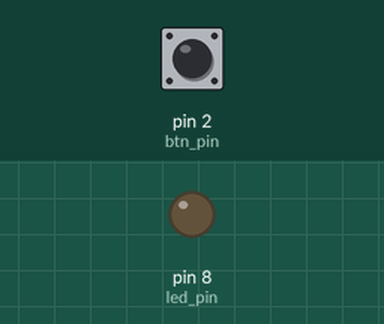
This sketch was run on a simulated Arduino Uno, built with avr-gcc and run on an emulated ATmega328P. Shown: output pins drawn as LEDs (lit = HIGH). Inputs (shaded band) come from the test bench; at power-on: pin 2 (btn_pin) HIGH.

Above: at 1.2 s.
1.3 s: pin 2 (btn_pin) pulled LOW for 0.25 s
At 1.8 s:
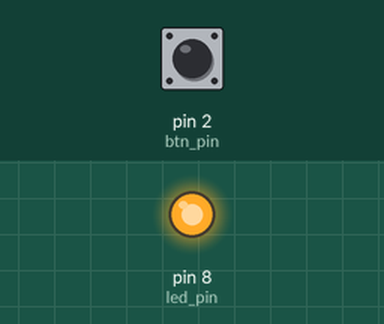
3.0 s: pin 2 (btn_pin) pulled LOW for 1 s
At 4.2 s:
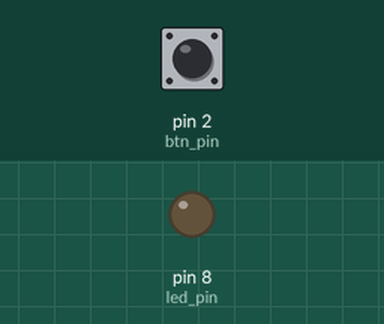
5.5 s: pin 2 (btn_pin) pulled LOW for 3.2 s
At 6.2 s:
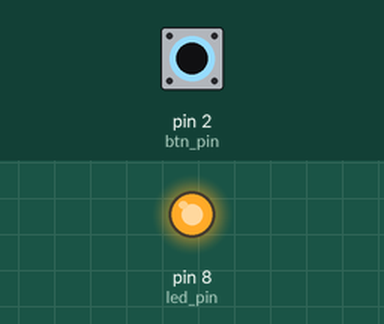
Timing chart, 0 to 8.5 s (numbered marks = the images above; inputs shaded):
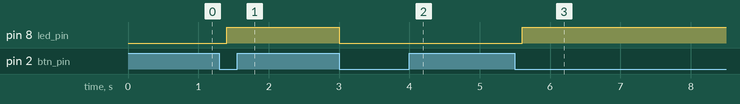

Measured:
- after the input at 1.3 s, pin 8 (led_pin): LOW → HIGH after 0.10 s
- after the input at 3.0 s, pin 8 (led_pin): HIGH → LOW at once
- after the input at 5.5 s, pin 8 (led_pin): LOW → HIGH after 0.10 s

The sketch:

ToggleBtn_SM.ino
```cpp
enum ledSM_states{
  START,
  OFF_RELEASE,
  OFF_PRESS,
  ON_RELEASE,
  ON_PRESS
} led_state;

unsigned long period = 200;
//Output
int led_pin = 8;
//Input
int btn_pin = 2;

void Tick() {
  //read btn input
  bool btn_val = (digitalRead(btn_pin) == LOW); //pullup input

  switch(led_state) { //transitions
    case START:
      led_state = OFF_RELEASE;
      break;

    case OFF_RELEASE:
      if (btn_val) {
        led_state = ON_PRESS;
      }
      else {
        led_state = OFF_RELEASE;
      }
      break;

    case ON_PRESS:
      if (btn_val) {
        led_state = ON_PRESS;
      }
      else {
        led_state = ON_RELEASE;
      }
      break;

    case ON_RELEASE:
      if (btn_val) {
        led_state = OFF_PRESS;
      }
      else {
        led_state = ON_RELEASE;
      }
      break;

    case OFF_PRESS:
      if (btn_val) {
        led_state = OFF_PRESS;
      }
      else {
        led_state = OFF_RELEASE;
      }
      break;

    default:

      break;

  }

  switch(led_state) { //state actions
      case OFF_RELEASE:
          digitalWrite(led_pin, LOW);
        break;

      case ON_PRESS:
          digitalWrite(led_pin, HIGH);
        break;

      case ON_RELEASE:
          digitalWrite(led_pin, HIGH);
        break;

      case OFF_PRESS:
          digitalWrite(led_pin, LOW);
        break;

      default:
        break;
  }
}

void setup() {
  // put your setup code here, to run once:
  pinMode(btn_pin, INPUT_PULLUP);
  pinMode(led_pin, OUTPUT);
  led_state = START;
}

void loop() {
  // put your main code here, to run repeatedly:

  Tick();

  delay(period);
}
```
